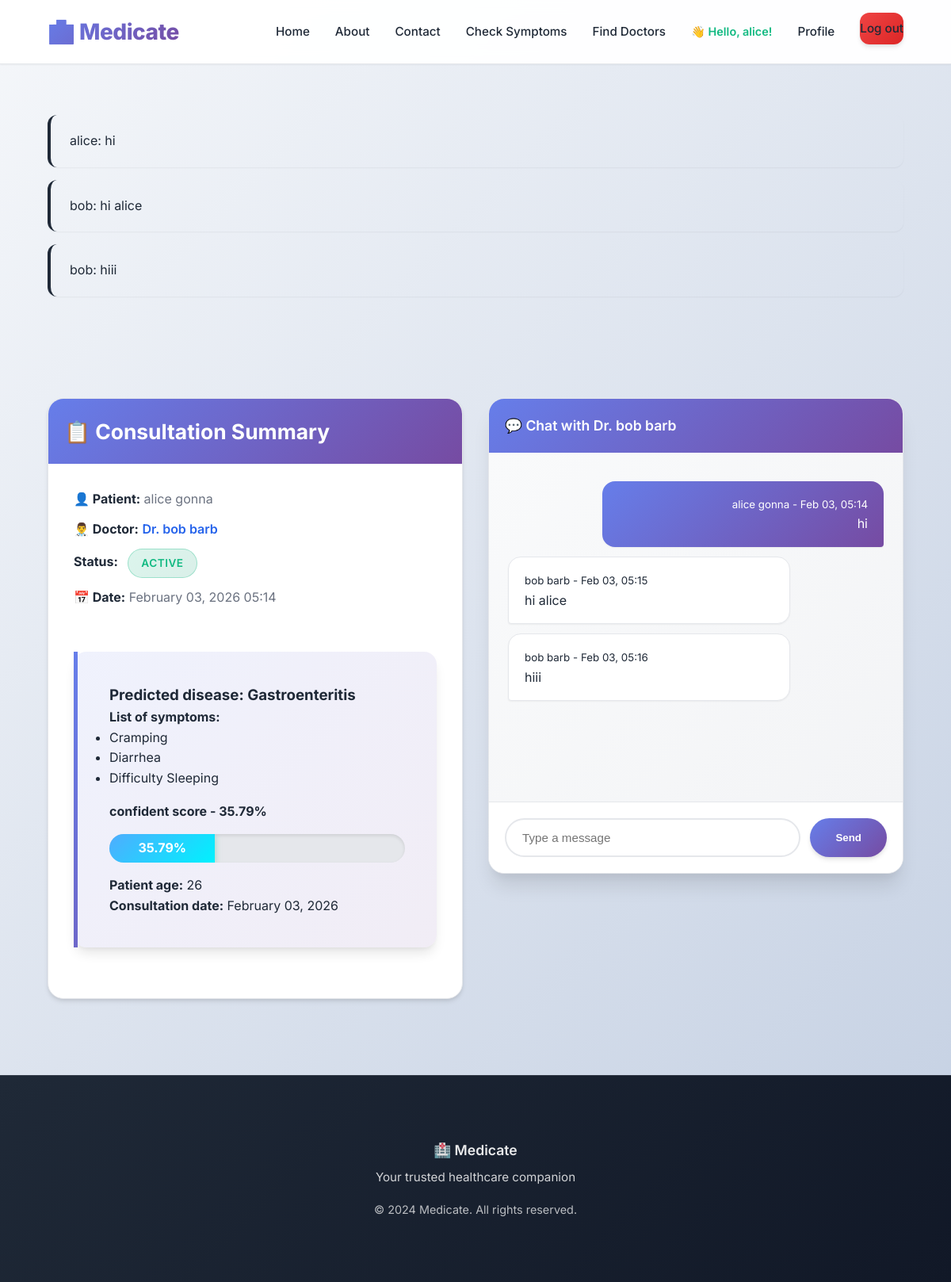
The app's page /consultation/consultation/17/ (signed in) with its own data.
### accounts/models.py (models this page shows, shortened)
class User(AbstractUser):
    USER_TYPE_CHOICES = (
        ('admin', 'Admin'),
        ('doctor', 'Doctor'),
        ('patient', 'Patient'),
    )
    user_type = models.CharField(max_length=10, choices=USER_TYPE_CHOICES)
    email = models.EmailField(unique=True)
    phone_regex = RegexValidator(regex=r'^\+?1?\d{9,15}$', message="Phone number must be entered in the format: '+999999999'. Up to 15 digits allowed.")
    mobile = models.CharField(validators=[phone_regex], max_length=17, blank=True)

class PatientProfile(models.Model):
    GENDER_CHOICES = (
        ('male', 'Male'),
        ('female', 'Female'),
        ('other', 'Other'),
    )
    BLOOD_GROUP_CHOICES = (
        ('A+', 'A+'),
        ('A-', 'A-'),
        ('B+', 'B+'),
        ('B-', 'B-'),
        ('AB+', 'AB+'),
        ('AB-', 'AB-'),
        ('O+', 'O+'),
        ('O-', 'O-'),
    )
    user = models.OneToOneField(User, on_delete=models.CASCADE, related_name='patient_profile')
    date_of_birth = models.DateField()
    phone = models.CharField(max_length=15, blank=True)
    gender = models.CharField(max_length=10, choices=GENDER_CHOICES)
    blood_group = models.CharField(max_length=3, choices=BLOOD_GROUP_CHOICES, blank=True)
    address = models.TextField()
    profile_picture = models.ImageField(upload_to='profile_pics/', default='default_patient.png')
    emergency_contact = models.CharField(max_length=17)
    medical_history = models.TextField(blank=True)
    allergies = models.TextField(blank=True)
    created_at = models.DateTimeField(auto_now_add=True)

class DoctorProfile(models.Model):
    SPECIALIZATION_CHOICES = (
        ('cardiology', 'Cardiology'),
        ('dermatology', 'Dermatology'),
        ('neurology', 'Neurology'),
        ('orthopedics', 'Orthopedics'),
        ('pediatrics', 'Pediatrics'),
        ('psychiatry', 'Psychiatry'),
        ('oncology', 'Oncology'),
        ('gastroenterology', 'Gastroenterology'),
        ('urology', 'Urology'),
        ('gynecology', 'Gynecology'),
        ('ophthalmology', 'Ophthalmology'),
        ('otolaryngology', 'Otolaryngology (ENT)'),
        ('pulmonology', 'Pulmonology'),
        ('rheumatology', 'Rheumatology'),
        ('endocrinology', 'Endocrinology'),
        ('other', 'Other'),
    )
    QUALIFICATION_CHOICES = (
        ('mbbs', 'MBBS'),
        ('md', 'MD'),
        ('ms', 'MS'),
        ('dip', 'Diploma'),
        ('phd', 'PhD'),
        ('other', 'Other'),
    )
    user = models.OneToOneField(User, on_delete=models.CASCADE, related_name='doctor_profile')
    specialization = models.CharField(max_length=100, choices=SPECIALIZATION_CHOICES)
    custom_specialization = models.CharField(max_length=100, blank=True, null=True)
    qualification = models.CharField(max_length=200, choices=QUALIFICATION_CHOICES)
    experience_years = models.IntegerField(default=0)
    registration_number = models.CharField(max_length=50, unique=True)
    address = models.TextField()
    profile_picture = models.ImageField(upload_to='doctor_pics/', default='default_doctor.png')
    bio = models.TextField(blank=True)
    consultation_fee = models.DecimalField(max_digits=10, decimal_places=2, default=0)
    rating = models.DecimalField(max_digits=3, decimal_places=2, default=0.0)
    total_ratings = models.IntegerField(default=0)
    is_available = models.BooleanField(default=True)
    created_at = models.DateTimeField(auto_now_add=True)

### consultation/models.py (models this page shows, shortened)
class ChatMessage(models.Model):
    consultation = models.ForeignKey(Consultation, on_delete=models.CASCADE, related_name='messages')
    sender = models.ForeignKey('accounts.User', on_delete=models.CASCADE)
    message = models.TextField()
    is_read = models.BooleanField(default=False)
    created_at = models.DateTimeField(auto_now_add=True)
    def __str__(self):
        return f"{self.sender.username}: {self.message[:50]}"
    class Meta:
        ordering = ['created_at']

class Consultation(models.Model):
    STATUS_CHOICES = (
        ('pending', 'Pending'),
        ('active', 'Active'),
        ('closed', 'Closed'),
        ('cancelled', 'Cancelled'),
    )
    patient = models.ForeignKey(PatientProfile, on_delete=models.CASCADE, related_name='consultations')
    doctor = models.ForeignKey(DoctorProfile, on_delete=models.CASCADE, related_name='consultations')
    prediction = models.ForeignKey(PredictionHistory, on_delete=models.SET_NULL, null=True, blank=True)
    chief_complaint = models.TextField()
    status = models.CharField(max_length=20, choices=STATUS_CHOICES, default='pending')
    consultation_date = models.DateTimeField(auto_now_add=True)
    closed_date = models.DateTimeField(null=True, blank=True)
    diagnosis = models.TextField(blank=True)
    prescription = models.TextField(blank=True)
    doctor_notes = models.TextField(blank=True)
    created_at = models.DateTimeField(auto_now_add=True)
    updated_at = models.DateTimeField(auto_now=True)
    class Meta:
        ordering = ['-created_at']

### prediction/models.py (models this page shows, shortened)
class PredictionHistory(models.Model):
    patient = models.ForeignKey(PatientProfile, on_delete=models.CASCADE, related_name='predictions')
    symptoms = models.TextField()  # JSON string of selected symptoms
    predicted_disease = models.ForeignKey(Disease, on_delete=models.SET_NULL, null=True, blank=True)
    disease_name = models.CharField(max_length=200, blank=True)  # used when predicted_disease is null (disease not in DB)
    confidence_score = models.DecimalField(max_digits=5, decimal_places=2)
    patient_age = models.IntegerField()
    additional_notes = models.TextField(blank=True)
    consulted_doctor = models.BooleanField(default=False)
    created_at = models.DateTimeField(auto_now_add=True)
    class Meta:
        ordering = ['-created_at']
        verbose_name_plural = 'Prediction Histories'

class Disease(models.Model):
    name = models.CharField(max_length=200, unique=True)
    description = models.TextField()
    severity_level = models.CharField(max_length=20, choices=[
        ('low', 'Low'),
        ('moderate', 'Moderate'),
        ('high', 'High'),
        ('critical', 'Critical')
    ])
    specialist_required = models.CharField(max_length=100)  # e.g., Cardiologist, Gastroenterologist
    created_at = models.DateTimeField(auto_now_add=True)
    class Meta:
        ordering = ['name']

### consultation/views.py (the view)
# urls.py: path('consultation/<int:consultation_id>/', views.consultation_view, name='consultation_view'),
@login_required
def consultation_view(request, consultation_id):
    consultation = get_object_or_404(Consultation, id=consultation_id)
    prediction_symptoms = []
    if consultation.prediction and consultation.prediction.symptoms:
        try:
            prediction_symptoms = json.loads(consultation.prediction.symptoms)
        except Exception:
            prediction_symptoms = []
    is_patient = request.user == consultation.patient.user
    is_doctor = request.user == consultation.doctor.user
    if not (is_patient or is_doctor):
        messages.error(request, 'You do not have permission to view this consultation.')
        return redirect('home')
    if request.method == 'POST':
        form = ChatMessageForm(request.POST)
        if form.is_valid():
            message = form.save(commit=False)
            message.consultation = consultation
            message.sender = request.user
            message.save()
            return redirect(
                'consultation:consultation_view',
                consultation_id=consultation_id
            )
    else:
        form = ChatMessageForm()
    if is_patient:
        consultation.messages.filter(
            sender=consultation.doctor.user, is_read=False
        ).update(is_read=True)
    elif is_doctor:
        consultation.messages.filter(
            sender=consultation.patient.user, is_read=False
        ).update(is_read=True)
    context = {
        'consultation': consultation,
        'messages': consultation.messages.all(),
        'form': form,
        'is_patient': is_patient,
        'is_doctor': is_doctor,
        'prediction_symptoms': prediction_symptoms,
        'can_rate': (
            is_patient and not hasattr(consultation, 'rating') and consultation.status == 'closed'
        ),
    }
    return render(request, 'consultation/consultation_view.html', context)

### consultation/forms.py
class ChatMessageForm(forms.ModelForm):
    class Meta:
        model = ChatMessage
        fields = ['message']
        widgets = {
            'message': forms.Textarea(attrs={
                'rows': 2,
                'placeholder': 'Type a message...'
            })
        }

### templates/consultation/consultation_view.html (shortened to what this page needs)
{% extends 'base.html' %}
{% block content %}
<div class="container" style="margin-top: 3rem;">
    <div class="grid-2">
        <div class="card">
            <div class="card-header" style="margin: -2rem -2rem 2rem -2rem;">
                <h2 style="margin: 0;">📋 Consultation Summary</h2>
            </div>
            <div style="display: grid; gap: 0.75rem; margin-bottom: 1.5rem;">
                <p><strong style="color: var(--dark-text);">👤 Patient:</strong> <span style="color: var(--light-text);">{{ consultation.patient.user.get_full_name }}</span></p>
                <p><strong style="color: var(--dark-text);">👨‍⚕️ Doctor:</strong> <span style="color: var(--primary-color); font-weight: 600;">Dr. {{ consultation.doctor.user.get_full_name }}</span></p>
                <p>
                    <strong style="color: var(--dark-text);">Status:</strong>
                    <span class="badge badge-{{ consultation.status }}" style="margin-left: 0.5rem;">{{ consultation.status|title }}</span>
                </p>
                <p><strong style="color: var(--dark-text);">📅 Date:</strong> <span style="color: var(--light-text);">{{ consultation.consultation_date|date:"F d, Y H:i" }}</span></p>
            </div>
            <div class="result-box" style="margin-top: 2rem;">
                <h3>Predicted disease:
                    {% if consultation.prediction %}
                        {{ consultation.prediction.predicted_disease.name }}
                    {% else %}
                        N/A
                    {% endif %}
                </h3>
                {% if prediction_symptoms %}
                    <strong>List of symptoms:</strong>
                    <ul>
                        {% for symptom in prediction_symptoms %}
                            <li>{{ symptom }}</li>
                        {% endfor %}
                    </ul>
                {% endif %}
                {% if consultation.prediction %}
                <div style="margin-top: 1rem;">
                    <strong>confident score - {{ consultation.prediction.confidence_score }}%</strong>
                    <div class="confidence-bar">
                        <div class="confidence-fill" style="width: {{ consultation.prediction.confidence_score }}%; ">
                            {{ consultation.prediction.confidence_score }}%
                        </div>
                    </div>
                </div>
                {% endif %}
                <p style="margin-top: 1rem;"><strong>Patient age:</strong> {{ consultation.prediction.patient_age }}</p>
                <p><strong>Consultation date:</strong> {{ consultation.consultation_date|date:"F d, Y" }}</p>
            </div>
        </div>
        <div class="chat-container">
            <div class="chat-header">
                💬 Chat with {% if is_patient %}Dr. {{ consultation.doctor.user.get_full_name }}{% else %}{{ consultation.patient.user.get_full_name }}{% endif %}
            </div>
            <div class="chat-messages" id="chatMessages">
                {% for msg in messages %}
                    <div class="message {% if msg.sender == user %}sent{% else %}received{% endif %}">
                        <small>{{ msg.sender.get_full_name }} - {{ msg.created_at|date:"M d, H:i" }}</small>
                        <p>{{ msg.message }}</p>
                    </div>
                {% empty %}
                    <p style="text-align: center; color: var(--light-text); margin-top: 2rem;">No messages yet!</p>
                {% endfor %}
            </div>
            <div class="chat-input">
                <input type="text" id="messageInput" placeholder="Type a message">
                <button onclick="sendMessage()">Send</button>
            </div>
        </div>
    </div>
</div>
{% endblock %}

### templates/base.html (shortened to what this page needs)
{% load static %}
<!DOCTYPE html>
<html lang="en">
<head>
    {% load static %}
    <link rel="stylesheet" href="{% static 'css/style.css' %}">
</head>
<body>
    {% load static %}
    <nav class="navbar">
        <a href="{% url 'home' %}" class="logo">🏥 Medicate</a>
        <ul class="nav-links">
            <li><a href="{% url 'home' %}" {% if request.resolver_match.url_name == 'home' %}class="active"{% endif %}>Home</a></li>
            <li><a href="{% url 'home' %}#about">About</a></li>
            <li><a href="{% url 'contact' %}">Contact</a></li>
            {% if user.is_authenticated %}
                {% if user.user_type == 'patient' %}
                    <li><a href="{% url 'prediction:check_symptoms' %}">Check Symptoms</a></li>
                    <li><a href="{% url 'consultation:doctor_list' %}">Find Doctors</a></li>
                {% endif %}
                <li class="user-greeting">👋 Hello, {{ user.first_name }}!</li>
                <li><a href="{% if user.user_type == 'patient' %}{% url 'accounts:patient_profile' user.username %}{% else %}{% url 'accounts:doctor_profile' user.username %}{% endif %}">Profile</a></li>
                <li><a href="{% url 'accounts:logout' %}" class="btn btn-danger">Log out</a></li>
            {% else %}
                <li><a href="{% url 'accounts:signup' %}">Signup</a></li>
                <li><a href="{% url 'accounts:signin' %}" class="btn btn-primary">Login</a></li>
            {% endif %}
        </ul>
    </nav>
    {% if messages %}
        <div class="container" style="margin-top: 1rem;">
            {% for message in messages %}
                <div class="alert alert-{{ message.tags }}">{{ message }}</div>
            {% endfor %}
        </div>
    {% endif %}
    {% block content %}{% endblock %}
    <footer>
        <div class="container">
            <p style="font-size: 1.1rem; margin-bottom: 0.5rem; font-weight: 600;">🏥 Medicate</p>
            <p style="opacity: 0.8; margin-bottom: 1rem;">Your trusted healthcare companion</p>
            <p style="opacity: 0.7; font-size: 0.9rem;">&copy; 2024 Medicate. All rights reserved.</p>
        </div>
    </footer>
</body>
</html>

### records on screen
User: first_name "alice"
ChatMessage: sender+message "alice: hi", sender.get_full_name "alice gonna", created_at "Feb 03, 05:14", message "hi"
ChatMessage: sender+message "bob: hi alice", sender.get_full_name "bob barb", created_at "Feb 03, 05:15", message "hi alice"
ChatMessage: sender+message "bob: hiii", sender.get_full_name "bob barb", created_at "Feb 03, 05:16", message "hiii"
Consultation: patient.user.get_full_name "alice gonna", doctor.user.get_full_name "bob barb", status "ACTIVE", consultation_date "February 03, 2026 05:14", prediction.predicted_disease.name "Gastroenteritis", prediction.confidence_score "35.79", prediction.patient_age "26", consultation_date "February 03, 2026"

### other values on screen
{{ symptom }} "Cramping" "Diarrhea" "Difficulty Sleeping"
